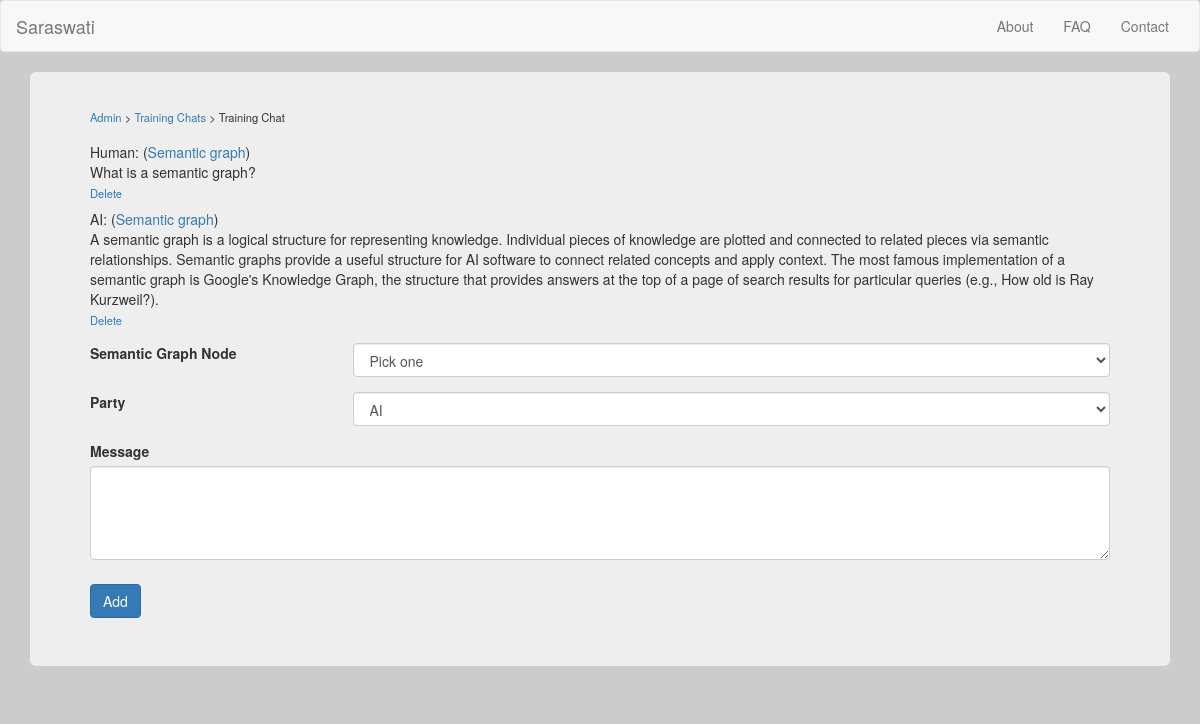
The app's page /training_chat?id=3 with its own data.
### db.py (models this page shows, shortened)
class semantic_graph_node(db.Model):
	id = db.Column('node_id', db.Integer, primary_key = True)
	title = db.Column(db.String(255))

class training_chat(db.Model):
	id = db.Column('message_id', db.Integer, primary_key = True)
	chat_id = db.Column(db.Integer)
	party = db.Column(db.SmallInteger)
	text = db.Column(db.Text)
	node_id = db.Column(db.Integer)

### modules/admin.py (the view)
@admin.route('/training_chat')
def render_training_chat():
	if "id" in request.args:
		chatID = request.args["id"]
		results = training_chat.query.filter_by(chat_id=chatID)
		if not results:
			return render_template("error.html", error_message = "Database error")
		else:
			if "del" in request.args:
				training_chat.query.filter_by(id=request.args["del"]).delete()
				db.session.commit()
			training_chats = []
			for result in results:
				graphNode = semantic_graph_node.query.filter_by(id=result.node_id).first()
				if not graphNode:
					return render_template("error.html", error_message="Database error: missing node")
				newItem = type('tmp', (object,), {})
				newItem.party = result.party
				newItem.text = result.text
				newItem.node_id = result.node_id
				newItem.node_name = graphNode.title
				newItem.id = result.id
				training_chats.append(newItem)
	else:
		training_chats = []
		chatID = 0
	return render_template("training_chat.html", node_select_list = node_select_list(), chats = training_chats, chat_id = chatID)

### helpers.py (called while the page is built)
def node_select_list():
	returnString = "<select name=\"node_list\" id=\"node_list_select\" class=\"form-control\">"
	results = semantic_graph_node.query.order_by(semantic_graph_node.title.asc())
	if not results:
		returnString += "<option value=\"\">No results found</option>"
	else:
		returnString += "<option value=\"\">Pick one</option>"
		for node in results:
			returnString += "<option value=\"" + str(node.id) + "\">" + node.title + "</option>"
	returnString += "</select>"
	return returnString

### templates/training_chat.html (shortened to what this page needs)
{% extends "base.html" %}
{% block content %}
  <div class="container">
    <div class="jumbotron">
		<div class="navigation_header">
			<a href="admin">Admin</a> &gt; <a href="training_chats">Training Chats</a> &gt; Training Chat
		</div>
		{% for chat in chats %}
			{% if chat.party == 0 %}
				AI:
			{% else %}
				Human:
			{% endif %}
			(<a href="node?id={{ chat.node_id }}">{{ chat.node_name }}</a>)<br />
			{{ chat.text }}<br />
			<a href="training_chat?id={{ chat_id }}&del={{ chat.id }}" style="font-size: 0.8em;" onclick="return confirm('Are you sure?')">Delete</a>
			<div style="height: 0.5em;"></div>
		{% endfor %}
		<form action="" method="post" onsubmit="return check_add_training_chat()"><div style="margin-top: 0.5em;">
			<div class="form-group row">
				<label for="node_list_select" class="col-xs-3 col-form-label">Semantic Graph Node</label>
				<div class="col-xs-9">{{ node_select_list|safe }}</div>
			</div>
			<div class="form-group row">
				<label for="party" class="col-xs-3 col-form-label">Party</label>
				<div class="col-xs-9">
					<select name="party" id="party" class="form-control"><option value="0">AI</option><option value="1">Human</option></select>
				</div>
			</div>
			<div class="form-group">
				<label for="message">Message</label>
				<textarea class="form-control" name="message" id="message" rows="4"></textarea>
			</div>
			<div style="height: 0.7em;"></div>
			<input class="btn btn-primary" type="submit" value="Add" />
		</div></form>
	</div>
  </div>
{% endblock %}

### static/styles.css (style rules this page uses)
body { background-color: #CCC; }
.navigation_header { margin-top: -1em; font-size: 0.8em; margin-bottom: 1.5em; }

### records on screen
semantic_graph_node: node_name "Semantic graph" "Semantic graph"
training_chat: text "What is a semantic graph?"
training_chat: text "A semantic graph is a logical structure for representing knowledge. Individual pieces of knowledge are plotted and connected to related pieces via semantic relationships. Semantic graphs provide a useful structure for AI software to connect related concepts and apply context. The most famous implementation of a semantic graph is Google's Knowledge Graph, the structure that provides answers at the top of a page of search results for particular queries (e.g., How old is Ray Kurzweil?)."
